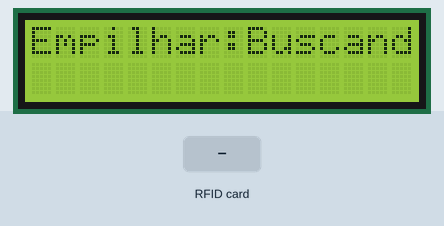
The sketch below on a simulated Arduino Uno, built with avr-gcc and run on an emulated ATmega328P. Shown: 16×2 character LCD. The inputs (shaded band) are chosen by the test bench. What the sketch prints to the serial monitor is not drawn.

Above: at 1.3 s.
1.4 s: RFID card ED 75 38 04 held to the reader
At 3.1 s:
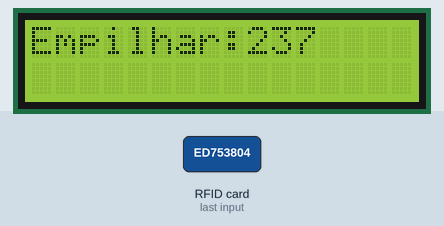
4.4 s: RFID card 5E 7A 19 C4 held to the reader
At 5.4 s:
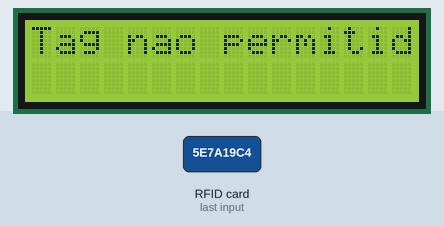
7.4 s: RFID card ED 75 38 04 held to the reader
At 9.0 s:
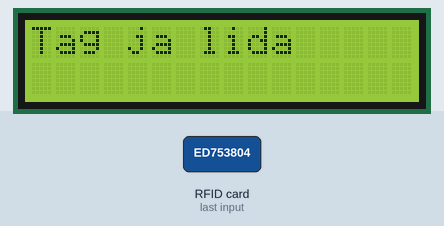
10.0 s: RFID card CC 07 39 04 held to the reader
At 13.9 s:
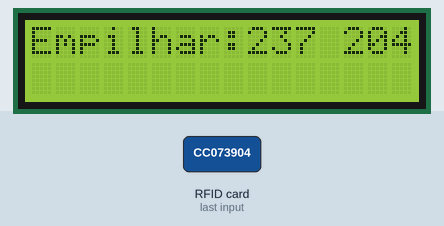
Timing chart, 0 to 15.4 s (numbered marks = the images above; inputs shaded):
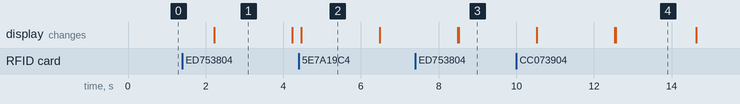

The sketch:

rfid-display.ino
```cpp
#include <Wire.h>
#include <hd44780.h>						// main hd44780 header
#include <hd44780ioClass/hd44780_I2Cexp.h>

//inclusão das bibliotecas necessárias para o programa
//controlar o display LCD usando I2C
#include <LiquidCrystal_I2C.h>

//comunicação SPI
#include <SPI.h>

//interação com o módulo RFID
#include <MFRC522.h>

//definição dos pinos para o módulo RFID e configuração do display LCD
#define SS_PIN 10
#define RST_PIN 9
#define col 16 //número de colunas do display LCD
#define lin 2  //número de linhas do display LCD.
#define ende 0x27 //endereço I2C do display LCD.

//inicialização do LCD e do módulo RFID
LiquidCrystal_I2C lcdd(ende, col, lin); //passando parâmetros para controlar o display
MFRC522 rfid(SS_PIN, RST_PIN);          //passando parâmetros para controlar o módulo RFID
MFRC522::MIFARE_Key key;                //chave de autenticação padrão

hd44780_I2Cexp lcd;

unsigned long startTime;       //armazena o tempo inicial para controle de tempo
const int tempoLimite = 30000; //define o limite de tempo (em milissegundos) para operações

//lista de IDs de tags RFID permitidos
const String tagsPermitidas[] = {
    "ED:75:38:04",
    "CC:07:39:04",
    "D6:60:38:04",
    "76:26:38:04"
    };

String ultimaTagLida = ""; //armazena o ID da última tag RFID lida

//estrutura da pilha
struct Pilha
{
  int dados[4]; //array para armazenar os dados
  int topo;      //indice do topo da pilha
};

Pilha pilha; //declaração da pilha

void inicializarPilha()
{
  //topo da pilha como -1, indicando que a pilha está vazia
  pilha.topo = -1; //inicializa o topo da pilha
}

void empilhar(int dado)
{
  //verifica se a pilha não está cheia (limite de 4 IDs) antes de empilhar o novo ID
  if (pilha.topo < 3)
  {
    pilha.topo++;
    pilha.dados[pilha.topo] = dado;
  }
}

int desempilhar()
{
  //verifica se a pilha não está vazia antes de desempilhar
  if (pilha.topo >= 0)
  {
    int dado = pilha.dados[pilha.topo];
    pilha.topo--;
    //retorna o ID desempilhado ou -1 se a pilha estiver vazia
    return dado;
  }
  else
  {
    return -1; //pilha vazia
  }
}

unsigned long desempilhandoStartTime = 0;             //tempo inicial durante o processo de desempilhamento
const unsigned long desempilhandoDuration = 30000;    //duração do processo de desempilhamento (em milissegundos)
unsigned long tempoBloqueio = 0;                       //variável para controlar o tempo de bloqueio após desempilhar (em milissegundos)
const unsigned long tempoBloqueioDuracao = 1000;       //5 segundos de bloqueio após desempilhar (em milissegundos)
unsigned long empilhandoStartTime = 0;                 //tempo inicial durante o processo de empilhamento
const unsigned long empilhandoDuration = 10000;        //duração do processo de empilhamento (em milissegundos)

String mensagemPadrao = "Buscando a tag..."; //mensagem padrão exibida no LCD

void setup()
{
  //inicialização do LCD, Serial, SPI e do módulo RFID
  lcd.init();
  lcd.backlight();
  lcd.clear();
  Serial.begin(9600);
  SPI.begin();
  rfid.PCD_Init();

  //exibição da mensagem inicial no LCD e no Serial Monitor
  Serial.println("Buscando a tag...");
  lcd.setCursor(1, 0);
  lcd.print(mensagemPadrao);

  //inicialização da pilha e do tempo inicial
  inicializarPilha();
  startTime = millis();

  lcd.lineWrap();
}

void loop()
{
  //obtém o tempo atual
  unsigned long tempoAtual = millis();

  //verifica se o tempo de bloqueio após desempilhar foi atingido
  if (tempoAtual - tempoBloqueio >= tempoBloqueioDuracao)
  {
    //permite a leitura das tags novamente
    //verifica se um novo cartão RFID está presente ou se o cartão atual foi lido com sucesso
    if (!rfid.PICC_IsNewCardPresent() || !rfid.PICC_ReadCardSerial())
    {
      lcd.clear();
      lcd.setCursor(0, 0);
      lcd.print("testando:");
      //lcd.setCursor(0, 1);
      lcd.print(mensagemPadrao);
      return;
    }

    //lê o identificador (UID) da tag
    String strID = "";
    for (byte i = 0; i < rfid.uid.size; i++)
    {
      strID +=
          (rfid.uid.uidByte[i] < 0x10 ? "0" : "") +
          String(rfid.uid.uidByte[i], HEX) + (i != rfid.uid.size - 1 ? ":" : "");
    }

    //converte o UID para letras maiúsculas
    strID.toUpperCase();

    //limpa o LCD e exibe o UID da tag no Serial Monitor
    lcd.clear();
    Serial.print("Identificador (UID) da tag: ");
    Serial.println(strID);

    //verifica se a tag é permitida ou repetida
    bool tagPermitida = false;
    bool tagRepetida = false;

    //verifica se a tag lida está na lista de tags permitidas e não é a mesma que foi lida anteriormente
    if (strID != ultimaTagLida)
    {
      for (int i = 0; i < sizeof(tagsPermitidas) / sizeof(tagsPermitidas[0]); i++)
      {
        if (strID == tagsPermitidas[i])
        {
          tagPermitida = true;
          break;
        }
      }
    }
    else
    {
      tagRepetida = true;
    }

    //processa a tag lida
if (tagPermitida)
{
  if (strID != ultimaTagLida) //verifica se a tag atual é diferente da tag anterior
  {
    if (pilha.topo < 3)
    {
      empilhar(strtol(strID.c_str(), NULL, 16)); //converte a string hexadecimal para inteiro e empilha
    }
    ultimaTagLida = strID; //atualiza a última tag lida
    tempoBloqueio = tempoAtual; //atualiza o tempo de bloqueio
  }
  else
  {
    //exibe mensagem de "Tag já lida" no LCD e aguarda 2 segundos antes de voltar à mensagem padrão
    lcd.setCursor(0, 0);
    lcd.print("Tag ja lida");
    delay(2000);
  }
}
else if (tagRepetida)
{
  //exibe mensagem de "Tag já lida" no LCD e aguarda 2 segundos antes de voltar à mensagem padrão
  lcd.setCursor(0, 0);
  lcd.print("Tag ja lida");
  delay(2000);
}
else
{
  //exibe mensagem de "Tag não permitida" no LCD e aguarda 2 segundos antes de voltar à mensagem padrão
  lcd.setCursor(0, 0);
  lcd.print("Tag nao permitida");
  delay(2000);
}
  }
  else
  {
    //aguarda o tempo de bloqueio antes de permitir a leitura das tags novamente
    lcd.clear();
    lcd.setCursor(0, 0);
    lcd.print("Aguarde...");
    //lcd.setCursor(0, 1);
    lcd.print((tempoBloqueio + tempoBloqueioDuracao - tempoAtual) / 1000);
    lcd.print("s");
  }

  //exibe o estado atual da pilha no LCD
  lcd.setCursor(0, 0);
  lcd.print("Empilhar:");
  //lcd.setCursor(0, 1);

  //exibe os dados empilhados no LCD
  if (pilha.topo >= 0)
  {
    for (int i = 0; i <= pilha.topo; i++)
    {
      lcd.print(pilha.dados[i]);
      lcd.print(" ");
    }

    //quando a pilha estiver cheia, aguarda 2 segundos antes de desempilhar e exibir os números
    if (pilha.topo == 3)
    {
      empilhandoStartTime = tempoAtual; // Registra o tempo inicial de empilhamento

      //mostra a mensagem "Empilhando:" junto com os números por 10 segundos
      while (tempoAtual - empilhandoStartTime < empilhandoDuration)
      {
        lcd.clear();
        lcd.setCursor(0, 0);
        lcd.print("Empilhar:");
        //lcd.setCursor(0, 1);

        for (int i = 0; i <= pilha.topo; i++)
        {
          lcd.print(pilha.dados[i]);
          lcd.print(" ");
        }

        delay(500); //aguarda 500 milissegundos (0,5 segundos) entre cada exibição
        tempoAtual = millis(); //atualiza o tempo atual
      }

      //desempilha e exibe os números
      lcd.clear();
      lcd.setCursor(0, 0);
      lcd.print("Desempilhar:");
      //lcd.setCursor(0, 1);

      while (pilha.topo >= 0)
      {
        lcd.print(desempilhar());
        lcd.print(" ");
        delay(500); //aguarda 500 milissegundos (0,5 segundos) entre cada número para tornar o desempilhamento mais dinâmico
      }

      // auarda 10 segundos antes de voltar a empilhar novas tags
      delay(10000);
    }
  }
  else
  {
    //quando a pilha estiver vazia, exibe mensagem de "Buscando a tag" no LCD
    lcd.print("Buscando a tag");
  }

  rfid.PICC_HaltA();
  delay(2000); //aguarda 2 segundos antes de exibir a mensagem novamente

  //exibe mensagem padrão no LCD
  //lcd.setCursor(0, 1);
  lcd.print("Buscando a tag...");

  // Quando a pilha estiver vazia, exibe "Empilhando:" no LCD
  if (pilha.topo == -1)
  {
    lcd.setCursor(0, 0);
    lcd.print("Empilhar:");
  }
}
```

Measured:
- after the input at 1.4 s, the display: changes after 0.82 s (image 1)
- after the input at 4.4 s, the display: changes after 0.07 s (image 2)
- after the input at 7.4 s, the display: first differs from a run without the input after 1.1 s (image 3)
- what the display in image 1 shows lasts 2.0 s, from 2.2 s to 4.2 s
